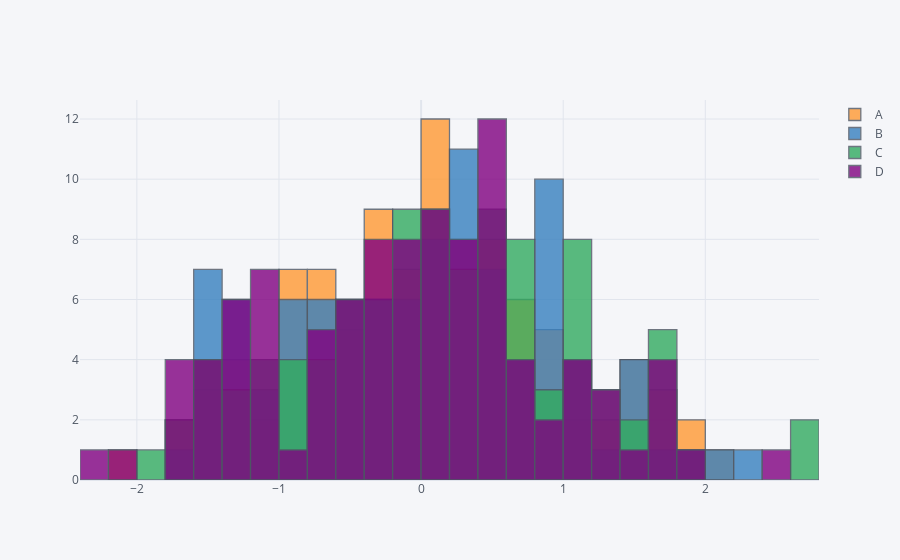

The notebook cell this image was saved under:
### Code cell
df.iplot(kind='hist',bins=30)
